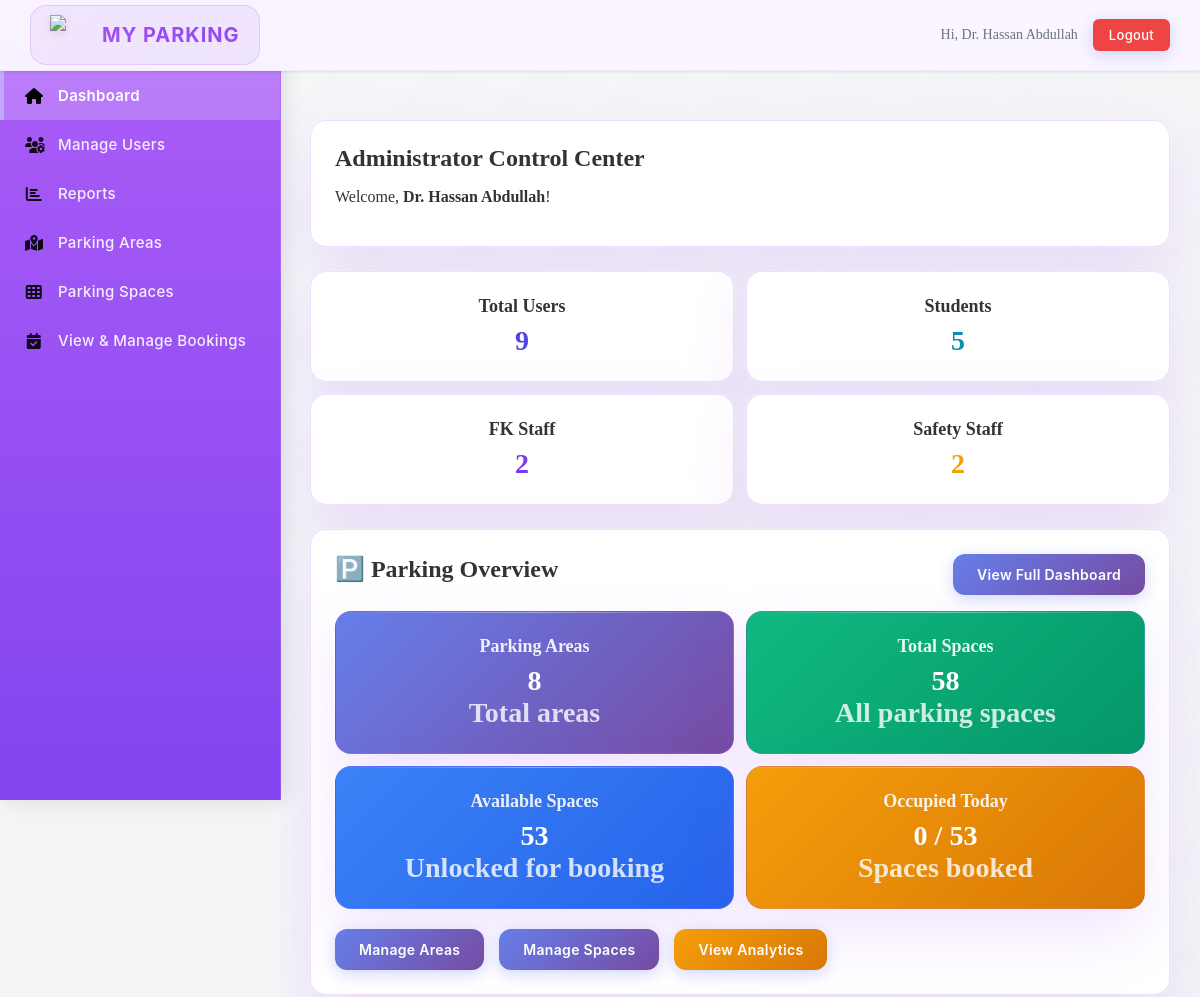
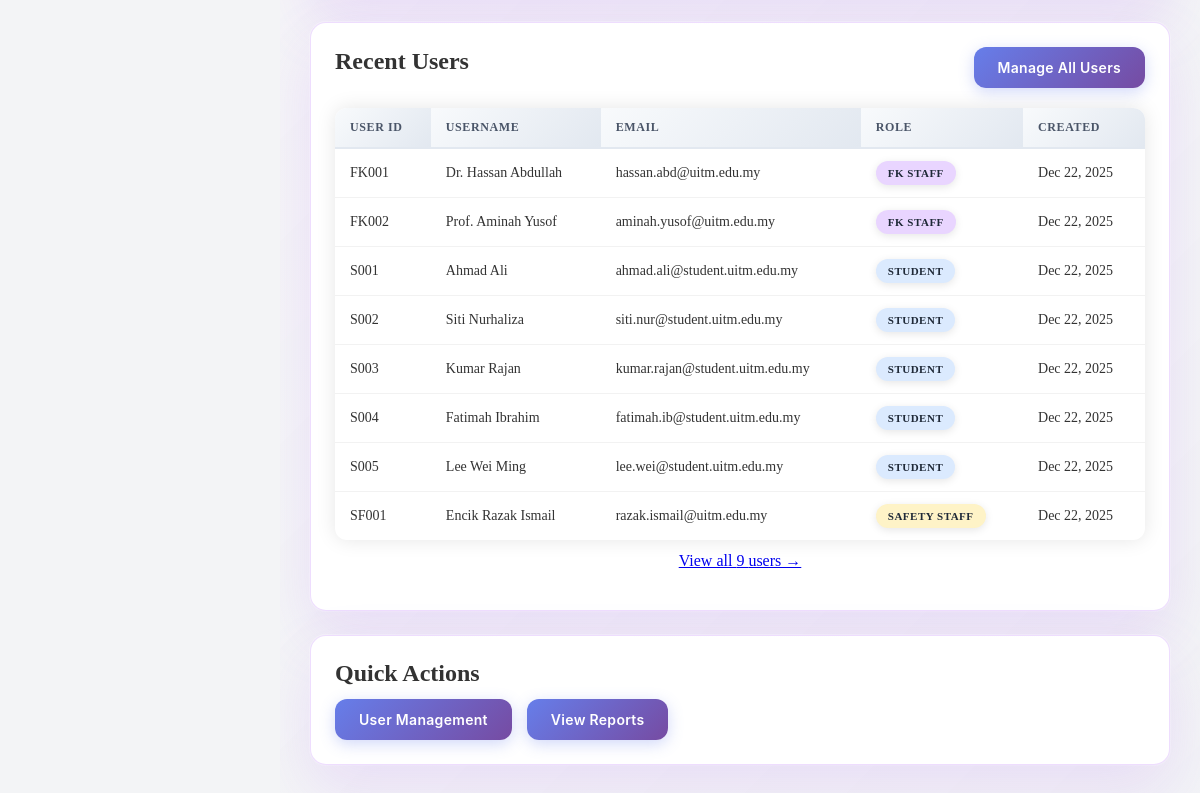
/admin.php (signed in), run on the app's committed database (2 pictures, top to bottom).
### tables this page shows
CREATE TABLE User (
    user_ID VARCHAR(10) PRIMARY KEY,
    username VARCHAR(20) NOT NULL,
    email VARCHAR(50) NOT NULL,
    phone_number VARCHAR(20) NULL,
    password VARCHAR(255) NOT NULL,
    user_type VARCHAR(20) NOT NULL,
    created_at DATETIME NOT NULL DEFAULT CURRENT_TIMESTAMP,
    updated_at DATETIME NOT NULL DEFAULT CURRENT_TIMESTAMP ON UPDATE CURRENT_TIMESTAMP
);

### module01/auth.php (called while the page is built, shortened)
<?php
function appUrl($path) {
    return APP_BASE_PATH . '/module01' . $path;
}
function currentUser() {
    return [
        'user_id' => $_SESSION['user_id'] ?? null,
        'username' => $_SESSION['username'] ?? null,
        'email' => $_SESSION['email'] ?? null,
        'user_type' => $_SESSION['user_type'] ?? null,
    ];
}
?>

### database/db_config.php (called while the page is built, shortened)
<?php
function getDB() {
    try {
        $dsn = "mysql:host=" . DB_HOST . ";dbname=" . DB_NAME . ";charset=utf8mb4";
        $pdo = new PDO($dsn, DB_USER, DB_PASS);
        $pdo->setAttribute(PDO::ATTR_ERRMODE, PDO::ERRMODE_EXCEPTION);
        $pdo->setAttribute(PDO::ATTR_DEFAULT_FETCH_MODE, PDO::FETCH_ASSOC);
        return $pdo;
    } catch(PDOException $e) {
        die("Connection failed: " . $e->getMessage());
    }
}
function getUsers(array $filters = []) {
    $db = getDB();
    $sql = "SELECT user_ID, username, email, phone_number, user_type, created_at, updated_at FROM User WHERE 1=1";
    $params = [];
    $sql .= " ORDER BY created_at DESC";
    $stmt = $db->prepare($sql);
    $stmt->execute($params);
    return $stmt->fetchAll();
}
?>

### admin.php (the view, shortened to what this page needs)
<?php
require_once __DIR__ . '/module01/auth.php';
require_once __DIR__ . '/layout.php';
require_once __DIR__ . '/database/db_config.php';
$user = currentUser();
$allUsers = getUsers();
$stats = [
    'total_users' => count($allUsers),
    'students' => count(array_filter($allUsers, fn($u) => $u['user_type'] === 'student')),
    'fk_staff' => count(array_filter($allUsers, fn($u) => $u['user_type'] === 'fk_staff')),
    'safety_staff' => count(array_filter($allUsers, fn($u) => $u['user_type'] === 'safety_staff'))
];
$db = getDB();
$stmt = $db->query("SELECT COUNT(*) as total FROM ParkingLot");
$totalAreas = $stmt->fetch()['total'];
$stmt = $db->query("SELECT COUNT(*) as total FROM ParkingSpace");
$totalSpaces = $stmt->fetch()['total'];
$stmt = $db->query("
    SELECT COUNT(ps.space_ID) as total
    FROM ParkingSpace ps
    JOIN ParkingLot pl ON ps.parkingLot_ID = pl.parkingLot_ID
    WHERE pl.is_booking_lot = 1
");
$bookingSpaces = $stmt->fetch()['total'];
$stmt = $db->query("
    SELECT COUNT(DISTINCT space_ID) as occupied
    FROM Booking
    WHERE booking_date = CURDATE()
      AND booking_status IN ('confirmed', 'active')
");
$todayOccupied = $stmt->fetch()['occupied'];
renderHeader('Admin Dashboard');
?>
<div class="card">
    <h2>Administrator Control Center</h2>
    <p>Welcome, <strong><?php echo htmlspecialchars($user['username']); ?></strong>!</p>
</div>
<div class="grid" style="margin-top: 24px;">
    <div class="card">
        <h3>Total Users</h3>
        <p style="font-size: 24px; font-weight: 700; color: #4f46e5;"><?php echo $stats['total_users']; ?></p>
    </div>
    <div class="card">
        <h3>Students</h3>
        <p style="font-size: 24px; font-weight: 700; color: #0891b2;"><?php echo $stats['students']; ?></p>
    </div>
    <div class="card">
        <h3>FK Staff</h3>
        <p style="font-size: 24px; font-weight: 700; color: #7c3aed;"><?php echo $stats['fk_staff']; ?></p>
    </div>
    <div class="card">
        <h3>Safety Staff</h3>
        <p style="font-size: 24px; font-weight: 700; color: #f59e0b;"><?php echo $stats['safety_staff']; ?></p>
    </div>
</div>
<div class="card" style="margin-top: 24px;">
    <div style="display: flex; justify-content: space-between; align-items: center; margin-bottom: 16px;">
        <h2>🅿️ Parking Overview</h2>
        <a href="<?php echo APP_BASE_PATH; ?>/module02/admin/parkingDashboard.php" class="btn">View Full Dashboard</a>
    </div>
    <div class="grid" style="margin-top: 16px;">
        <div class="card" style="background: linear-gradient(135deg, #667eea 0%, #764ba2 100%); color: white;">
            <h3 style="color: white; opacity: 0.9;">Parking Areas</h3>
            <p style="font-size: 28px; font-weight: 700;"><?php echo $totalAreas; ?></p>
            <p style="font-size: 12px; opacity: 0.8; margin-top: 4px;">Total areas</p>
        </div>
        <div class="card" style="background: linear-gradient(135deg, #10b981 0%, #059669 100%); color: white;">
            <h3 style="color: white; opacity: 0.9;">Total Spaces</h3>
            <p style="font-size: 28px; font-weight: 700;"><?php echo $totalSpaces; ?></p>
            <p style="font-size: 12px; opacity: 0.8; margin-top: 4px;">All parking spaces</p>
        </div>
        <div class="card" style="background: linear-gradient(135deg, #3b82f6 0%, #2563eb 100%); color: white;">
            <h3 style="color: white; opacity: 0.9;">Available Spaces</h3>
            <p style="font-size: 28px; font-weight: 700;"><?php echo $bookingSpaces; ?></p>
            <p style="font-size: 12px; opacity: 0.8; margin-top: 4px;">Unlocked for booking</p>
        </div>
        <div class="card" style="background: linear-gradient(135deg, #f59e0b 0%, #d97706 100%); color: white;">
            <h3 style="color: white; opacity: 0.9;">Occupied Today</h3>
            <p style="font-size: 28px; font-weight: 700;"><?php echo $todayOccupied; ?> / <?php echo $bookingSpaces; ?></p>
            <p style="font-size: 12px; opacity: 0.8; margin-top: 4px;">Spaces booked</p>
        </div>
    </div>
    <div class="actions" style="margin-top: 20px;">
        <a href="<?php echo APP_BASE_PATH; ?>/module02/admin/manage_parking_areas.php" class="btn">Manage Areas</a>
        <a href="<?php echo APP_BASE_PATH; ?>/module02/admin/manage_parking_spaces.php" class="btn">Manage Spaces</a>
        <a href="<?php echo APP_BASE_PATH; ?>/module02/admin/parkingDashboard.php" class="btn" style="background: linear-gradient(135deg, #f59e0b 0%, #d97706 100%);">View Analytics</a>
    </div>
</div>
<div class="card" style="margin-top: 24px;">
    <div style="display: flex; justify-content: space-between; align-items: center; margin-bottom: 16px;">
        <h2>Recent Users</h2>
        <a href="<?php echo appUrl('/admin/users.php'); ?>" class="btn">Manage All Users</a>
    </div>
    <?php if ($allUsers): ?>
        <table>
            <thead>
                <tr>
                    <th>User ID</th>
                    <th>Username</th>
                    <th>Email</th>
                    <th>Role</th>
                    <th>Created</th>
                </tr>
            </thead>
            <tbody>
                <?php
                $displayUsers = array_slice($allUsers, 0, 8);
                foreach ($displayUsers as $u):
                ?>
                    <tr>
                        <td><?php echo htmlspecialchars($u['user_ID']); ?></td>
                        <td><?php echo htmlspecialchars($u['username']); ?></td>
                        <td><?php echo htmlspecialchars($u['email']); ?></td>
                        <td>
                            <span class="badge" style="background: <?php
                                $colors = ['student' => '#dbeafe', 'fk_staff' => '#e9d5ff', 'safety_staff' => '#fef3c7'];
                                echo $colors[$u['user_type']] ?? '#f3f4f6';
                            ?>; color: #1f2937;">
                                <?php echo str_replace('_', ' ', ucfirst($u['user_type'])); ?>
                            </span>
                        </td>
                        <td><?php echo date('M d, Y', strtotime($u['created_at'])); ?></td>
                    </tr>
                <?php endforeach; ?>
            </tbody>
        </table>
        <?php if (count($allUsers) > 8): ?>
            <p style="text-align: center; margin-top: 12px; color: #6b7280;">
                <a href="<?php echo appUrl('/admin/users.php'); ?>">View all <?php echo count($allUsers); ?> users →</a>
            </p>
        <?php endif; ?>
    <?php else: ?>
        <p style="text-align: center; color: #6b7280; padding: 20px;">No users in the system yet.</p>
    <?php endif; ?>
</div>
<div class="card" style="margin-top: 24px;">
    <h2>Quick Actions</h2>
    <div class="actions">
        <a href="<?php echo appUrl('/admin/users.php'); ?>" class="btn">User Management</a>
        <a href="<?php echo appUrl('/admin/reports.php'); ?>" class="btn">View Reports</a>
    </div>
</div>
<?php renderFooter(); ?>

### layout.php (shortened to what this page needs)
<?php
require_once __DIR__ . '/module01/auth.php';
function renderHeader($title = 'MyParking') {
    $user = currentUser();
    $role = $user['user_type'] ?? '';
    $bodyClass = '';
    if ($role === 'student') {
        $bodyClass = 'user-theme';
    } elseif ($role === 'fk_staff') {
        $bodyClass = 'admin-theme';
    } elseif ($role === 'safety_staff') {
        $bodyClass = 'staff-theme';
    }
    $currentPage = basename($_SERVER['PHP_SELF']);
    $currentPath = $_SERVER['REQUEST_URI'];
    function isActive($pageName, $currentPage, $currentPath = '') {
        if ($currentPage === $pageName) {
            return 'active';
        }
        return '';
    }
    ?>
    <!DOCTYPE html>
    <html lang="en">
    <head>
        <link rel="stylesheet" href="https://cdnjs.cloudflare.com/ajax/libs/font-awesome/6.4.2/css/all.min.css">
        <link rel="stylesheet" href="<?php echo APP_BASE_PATH . '/fonts/style.css'; ?>">
    </head>
    <body class="<?php echo htmlspecialchars($bodyClass); ?>">
        <div class="sidebar" id="sidebar">
            <nav class="sidebar-nav">
                <?php if ($role === 'student'): ?>
                    <a href="<?php echo htmlspecialchars(APP_BASE_PATH . '/user.php'); ?>" class="<?php echo isActive('user.php', $currentPage, $currentPath); ?>">
                        <i class="fas fa-home"></i> Dashboard
                    </a>
                    <a href="<?php echo appUrl('/student/main.php'); ?>" class="<?php echo isActive('main.php', $currentPage, $currentPath); ?>">
                        <i class="fas fa-car"></i> Vehicles
                    </a>
                    <a href="<?php echo APP_BASE_PATH . '/module03/student/parking_booking.php'; ?>" class="<?php echo isActive('parking_booking.php', $currentPage, $currentPath); ?>">
                        <i class="fas fa-calendar-check"></i> Parking Booking
                    </a>
                    <a href="<?php echo APP_BASE_PATH . '/module02/student/parkingAvailability.php'; ?>" class="<?php echo isActive('parkingAvailability.php', $currentPage, $currentPath); ?>">
                        <i class="fas fa-chart-bar"></i> Parking Availability
                    </a>
                    <a href="<?php echo APP_BASE_PATH . '/module03/student/my_bookings.php'; ?>" class="<?php echo isActive('my_bookings.php', $currentPage, $currentPath); ?>">
                        <i class="fas fa-clipboard-list"></i> My Bookings
                    </a>
                    <a href="<?php echo APP_BASE_PATH . '/module04/student/my_summons.php'; ?>" class="<?php echo isActive('my_summons.php', $currentPage, $currentPath); ?>">
                        <i class="fas fa-file-invoice"></i> My Summons
                    </a>
                    <a href="<?php echo APP_BASE_PATH . '/module04/student/demerit_points.php'; ?>" class="<?php echo isActive('demerit_points.php', $currentPage, $currentPath); ?>">
                        <i class="fas fa-exclamation-triangle"></i> Demerit Points
                    </a>
                    <a href="<?php echo APP_BASE_PATH . '/module01/student/profile.php'; ?>" class="<?php echo isActive('profile.php', $currentPage, $currentPath); ?>">
                        <i class="fas fa-user-circle"></i> Profile
                    </a>
                <?php elseif ($role === 'fk_staff'): ?>
                    <a href="<?php echo htmlspecialchars(APP_BASE_PATH . '/admin.php'); ?>" class="<?php echo isActive('admin.php', $currentPage, $currentPath); ?>">
                        <i class="fas fa-home"></i> Dashboard
                    </a>
                    <a href="<?php echo appUrl('/admin/users.php'); ?>" class="<?php echo isActive('users.php', $currentPage, $currentPath); ?>">
                        <i class="fas fa-users-cog"></i> Manage Users
                    </a>
                    <a href="<?php echo appUrl('/admin/reports.php'); ?>" class="<?php echo isActive('reports.php', $currentPage, $currentPath); ?>">
                        <i class="fas fa-chart-bar"></i> Reports
                    </a>
                    <a href="<?php echo APP_BASE_PATH . '/module02/admin/manage_parking_areas.php'; ?>" class="<?php echo isActive('manage_parking_areas.php', $currentPage, $currentPath); ?>">
                        <i class="fas fa-map-marked-alt"></i> Parking Areas
                    </a>
                    <a href="<?php echo APP_BASE_PATH . '/module02/admin/manage_parking_spaces.php'; ?>" class="<?php echo isActive('manage_parking_spaces.php', $currentPage, $currentPath); ?>">
                        <i class="fas fa-th"></i> Parking Spaces
                    </a>
                    <a href="<?php echo APP_BASE_PATH . '/module03/admin/manage_bookings.php'; ?>" class="<?php echo isActive('manage_bookings.php', $currentPage, $currentPath); ?>">
                        <i class="fas fa-calendar-check"></i> View & Manage Bookings
                    </a>
                <?php endif; ?>
            </nav>
        </div>
        <div class="top-header">
            <div class="header-left">
                <span class="system-logo">
                    <img src="<?php echo APP_BASE_PATH . '/images/ump.png'; ?>" alt="UMP Logo">
                    MY PARKING
                </span>
            </div>
            <div class="header-right">
                <?php if (!empty($user['username'])): ?>
                    <span class="user-greeting">Hi, <?php echo htmlspecialchars($user['username']); ?></span>
                    <form class="inline" action="<?php echo appUrl('/login.php'); ?>" method="POST" style="display:inline;">
                        <button type="submit" class="header-logout-btn">Logout</button>
                    </form>
                <?php endif; ?>
            </div>
        </div>
        <main class="main-content">
    <?php
}
function renderFooter() {
    ?>
        </main>
    </body>
    </html>
    <?php
}
?>

### data on the page
user: username "Dr. Hassan Abdullah", user_ID "FK001", email "hassan.abd@uitm.edu.my", user_type "FK STAFF", created_at "Dec 22, 2025"
user: user_ID "FK002", username "Prof. Aminah Yusof", email "aminah.yusof@uitm.edu.my", user_type "FK STAFF", created_at "Dec 22, 2025"
user: user_ID "S001", username "Ahmad Ali", email "ahmad.ali@student.uitm.edu.my", user_type "STUDENT", created_at "Dec 22, 2025"
user: user_ID "S002", username "Siti Nurhaliza", email "siti.nur@student.uitm.edu.my", user_type "STUDENT", created_at "Dec 22, 2025"
user: user_ID "S003", username "Kumar Rajan", email "kumar.rajan@student.uitm.edu.my", user_type "STUDENT", created_at "Dec 22, 2025"
user: user_ID "S004", username "Fatimah Ibrahim", email "fatimah.ib@student.uitm.edu.my", user_type "STUDENT", created_at "Dec 22, 2025"
user: user_ID "S005", username "Lee Wei Ming", email "lee.wei@student.uitm.edu.my", user_type "STUDENT", created_at "Dec 22, 2025"
user: user_ID "SF001", username "Encik Razak Ismail", email "razak.ismail@uitm.edu.my", user_type "SAFETY STAFF", created_at "Dec 22, 2025"

### other printed values
$stats['total_users'] "9"
$stats['students'] "5"
$stats['fk_staff'] "2"
$stats['safety_staff'] "2"
$totalAreas "8"
$totalSpaces "58"
$bookingSpaces "53"
$todayOccupied "0"
count($allUsers) "9"
